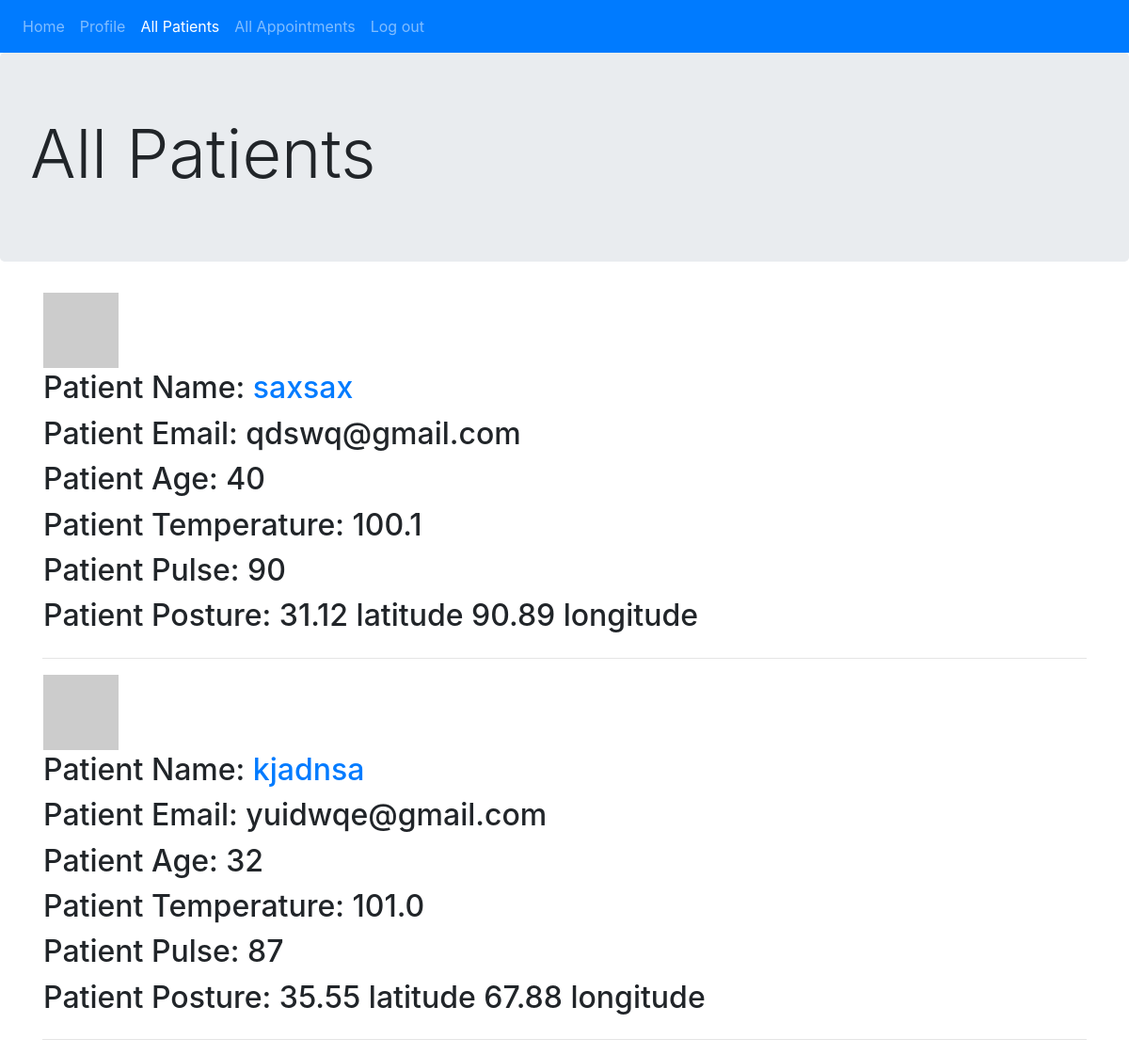
The page /all_patients (signed in) on the database its author committed.
### backend/models.py (models this page shows, shortened)
class Employee(UserMixin, db.Model):
    id = db.Column(db.Integer, primary_key=True)
    email = db.Column(db.String(120), index=True, unique=True)
    name = db.Column(db.String(100), nullable=False)
    password_hash = db.Column(db.String(120))
    role = db.Column(db.String(10))
    address = db.Column(db.String(200))
    patients = db.relationship('Patient', backref='employee', lazy='dynamic')

class Patient(db.Model):
    id = db.Column(db.Integer, primary_key=True)
    email = db.Column(db.String(120), index=True, unique=True)
    name = db.Column(db.String(100), nullable=False)
    age = db.Column(db.Integer)
    temperature = db.Column(db.Float)
    pulse = db.Column(db.Integer)
    lat_pos = db.Column(db.Float)
    lng_pos = db.Column(db.Float)
    timestamp = db.Column(db.DateTime)
    previous_data = db.Column(db.String)
    emp_id = db.Column(db.Integer, db.ForeignKey('employee.id'))
    def avatar(self, size):
        digest = md5(self.email.lower().encode('utf-8')).hexdigest()
        return 'https://www.gravatar.com/avatar/{}?d=identicon&s={}'.format(digest, size)

### backend/routes.py (the view)
@app.route('/all_patients')
@login_required
def all_patients():
    pats = Patient.query.order_by(Patient.id.desc()).all()
    return render_template('patients.html', pats=pats, title='All Patients')

### backend/models.py (called while the page is built)
@login.user_loader
def load_user(id):
    return Employee.query.get(int(id))

### backend/templates/patients.html
{% extends "base.html" %}
{% block content %}
    {% for patient in pats %}
        <table>
        <tr valign="top"><td><img src="{{ patient.avatar(128) }}"></td></tr>
            <tr valign="top"><td><h2>Patient Name: <a href="{{ url_for('pat', id=patient.id) }}">{{ patient.name }}</a></h2></td></tr>
        <tr valign="top"><td><h2>Patient Email: {{ patient.email }}</h2></td></tr>
        <tr valign="top"><td><h2>Patient Age: {{ patient.age }}</h2></td></tr>
        <tr valign="top"><td><h2>Patient Temperature: {{ patient.temperature }}</h2></td></tr>
        <tr valign="top"><td><h2>Patient Pulse: {{ patient.pulse }}</h2></td></tr>
        <tr valign="top"><td><h2>Patient Posture: {{ patient.lat_pos }} latitude {{ patient.lng_pos }} longitude</h2></td></tr>
        </table>
        <hr>
    {% endfor %}
{% endblock %}

### backend/templates/base.html (shortened to what this page needs)
{% from 'bootstrap/nav.html' import render_nav_item %}
{% from 'bootstrap/utils.html' import render_messages %}
<html>
    <head>
        {% block styles %}
            {{ bootstrap.load_css() }}
        {% endblock %}
    </head>
    <body>
    <nav class="navbar navbar-expand-lg navbar-dark bg-primary">
            <ul class="navbar-nav mr-auto">
                {{ render_nav_item('index', 'Home', use_li=True) }}
                {% if current_user.is_anonymous %}
                {{ render_nav_item('register', 'Register an Employee', use_li=True) }}
                {{ render_nav_item('all_employees', 'All Employees', use_li=True) }}
                {{ render_nav_item('login', 'Log in', use_li=True) }}
                {% else %}
                {{ render_nav_item('emp', 'Profile', use_li=True, id=current_user.id) }}
                {% if current_user.role == 'Doctor' or current_user.role == 'Dr.' %}
                {{ render_nav_item('all_patients', 'All Patients', use_li=True) }}
                {{ render_nav_item('all_appointments', 'All Appointments', use_li=True) }}
                {% endif %}
                {{ render_nav_item('logout', 'Log out', use_li=True) }}
                {% endif %}
            </ul>
    </nav>
    <div class="jumbotron">
      <h1 class="display-3">{{ title }}</h1>
    </div>
    <main class="container">
        {% block content %}{% endblock %}
    </main>
    </body>
</html>

### rows shown on the page
Employee: id "Profile"
Patient: name "saxsax", email "qdswq@gmail.com", age "40", temperature "100.1", pulse "90", lat_pos "31.12", lng_pos "90.89"
Patient: name "kjadnsa", email "yuidwqe@gmail.com", age "32", temperature "101.0", pulse "87", lat_pos "35.55", lng_pos "67.88"

### other values the page prints
{{ render_nav_item('index', 'Home', use_li=True) }} "Home"
{{ render_nav_item('all_patients', 'All Patients', use_li=True) }} "All Patients"
{{ render_nav_item('all_appointments', 'All Appointments', use_li=True) }} "All Appointments"
{{ render_nav_item('logout', 'Log out', use_li=True) }} "Log out"
{{ title }} "All Patients"
